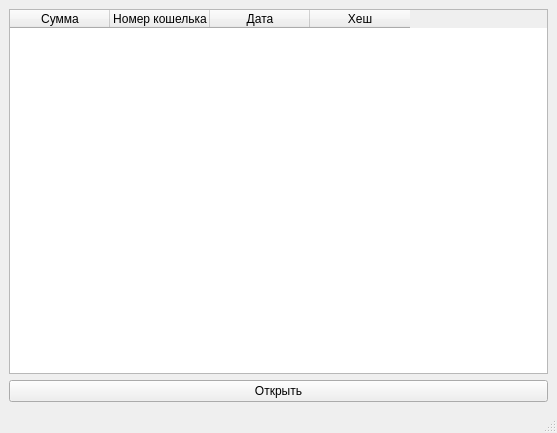
<?xml version="1.0" encoding="UTF-8"?>
<ui version="4.0">
 <class>MainWindow</class>
 <widget class="QMainWindow" name="MainWindow">
  <property name="geometry">
   <rect>
    <x>0</x>
    <y>0</y>
    <width>557</width>
    <height>433</height>
   </rect>
  </property>
  <property name="windowTitle">
   <string>MainWindow</string>
  </property>
  <widget class="QWidget" name="centralwidget">
   <layout class="QGridLayout" name="gridLayout">
    <item row="0" column="0">
     <widget class="QTableWidget" name="tableWidget">
      <column>
       <property name="text">
        <string>Сумма</string>
       </property>
      </column>
      <column>
       <property name="text">
        <string>Номер кошелька</string>
       </property>
      </column>
      <column>
       <property name="text">
        <string>Дата</string>
       </property>
      </column>
      <column>
       <property name="text">
        <string>Хеш</string>
       </property>
      </column>
     </widget>
    </item>
    <item row="1" column="0">
     <widget class="QPushButton" name="pushButton">
      <property name="text">
       <string>Открыть</string>
      </property>
     </widget>
    </item>
   </layout>
  </widget>
  <widget class="QMenuBar" name="menubar">
   <property name="geometry">
    <rect>
     <x>0</x>
     <y>0</y>
     <width>557</width>
     <height>24</height>
    </rect>
   </property>
  </widget>
  <widget class="QStatusBar" name="statusbar"/>
 </widget>
 <resources/>
 <connections/>
</ui>
